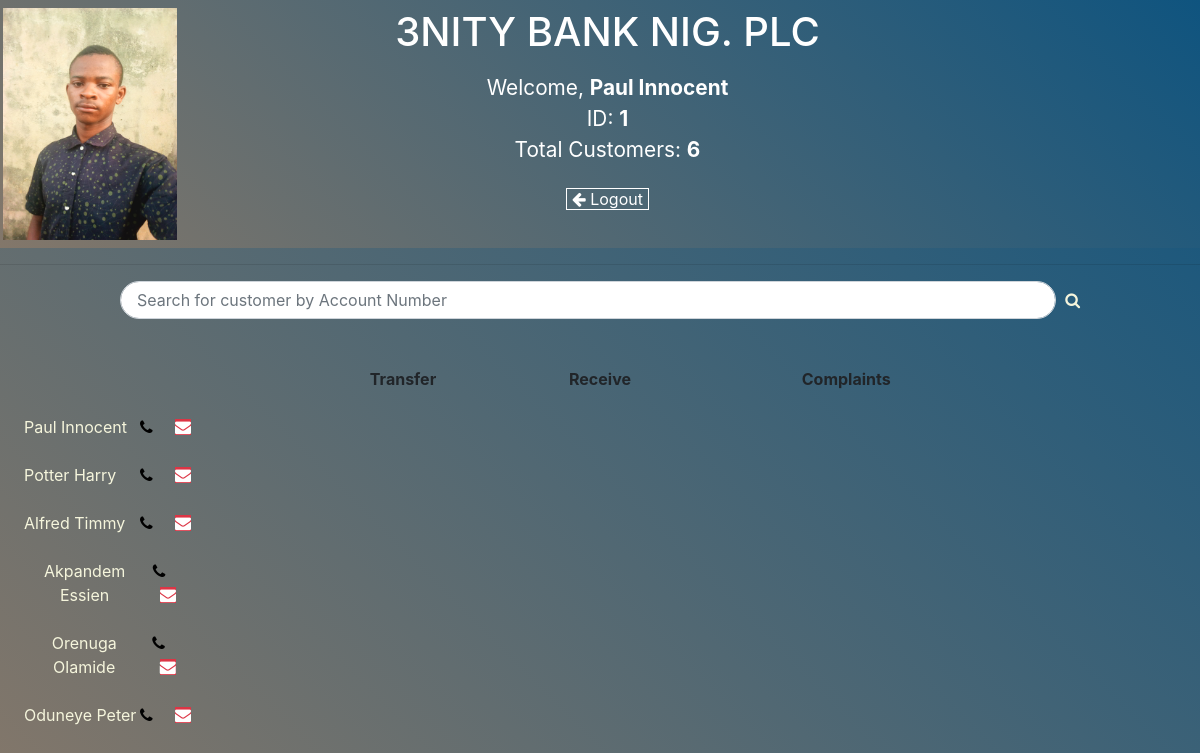
Page /staff (signed in) on the committed database.
### bank/models.py (models this page shows)
class Staff(models.Model):
    user = models.OneToOneField(User, on_delete=models.CASCADE, null=True, blank=True)
    fullName = models.CharField(max_length=200, null=True, blank=True)
    role = models.CharField(max_length=200, default="manager")
    email = models.CharField(max_length=200, null=True)
    whatsappNum = models.CharField(max_length=200, null=True)
    totalCustomer = models.IntegerField(default=0)
    def __str__(self):
        return self.fullName

class Customer(models.Model):
    user = models.OneToOneField(User, on_delete=models.CASCADE, null=True, blank=True)
    manager = models.ForeignKey(Staff, on_delete=models.SET_NULL, null=True, blank=True)
    fname = models.CharField(max_length=200)
    lname = models.CharField(max_length=200)
    email = models.CharField(max_length=200, null=True)
    address = models.CharField(max_length=200, null=True)
    tel = models.CharField(max_length=200, null=True)
    dob = models.CharField(max_length=200, null=True)
    def __str__(self):
        return self.user.username

### bank/views.py (the view)
# urls.py: path('staff', views.staff, name="staff"),
@login_required
def staff(request):
    user=User.objects.get(username=request.user)
    count = Staff.objects.filter(user=user).count()
    if count >= 1:
        staff = Staff.objects.get(user=user)
        customers = Customer.objects.filter(manager= staff)
        context = {"staff":staff, "customers":customers}
        return render(request, 'bank/staff.html', context)
    else:
        return HttpResponseRedirect(reverse('index'))

### bank/templates/bank/staff.html (shortened to what this page needs)
{% load static %}
<!doctype html>
<html lang="en">
<head>
    <link rel="stylesheet" href="https://stackpath.bootstrapcdn.com/bootstrap/4.3.1/css/bootstrap.min.css"
>
    <link rel="stylesheet" href="https://cdnjs.cloudflare.com/ajax/libs/font-awesome/4.7.0/css/font-awesome.min.css">
    <link rel="stylesheet" href="{% static 'bank/css/staff.css' %}">
</head>
<body style="width: 100vw;">
    <header>
        <div class="container-fluid">
            <div class="row" style="margin-right: -35px; margin-left: -35px;">
                <div title="Profile Page" class="col-2 profile-img" style="cursor: pointer;">
                    <img src="{% static 'bank/images/IMG_20200627_181056.jpg' %}" width="100%" height="100%"
                        alt="profile image">
                </div>
                <div class="col-10 header">
                    <center>
                        <h1 class="ptitle" style="margin-bottom: 1rem;">3NITY BANK NIG. PLC</h1>
                        <div title="Profile Page" style="cursor: pointer;">Welcome, <b>{{ staff }}</b></div>
                        <div>ID: <b>{{ staff.id }}</b></div>
                        <div>Total Customers: <b>{{ staff.totalCustomer }}</b></div>
                        <div id="pdToggle" style="margin-top: 1rem;">
                            <a href="/logout" style="color:white; padding: 0 .3rem; border:1px solid; font-size: 1rem;">
                                <i class="fa fa-arrow-left"></i>
                                <span>Logout </span>
                            </a>
                        </div>
                    </center>
                </div>
            </div>
        </div>
    </header>
    <hr>
    <div class="search">
        <form action="" method="GET">
            <div class="form-group d-flex justify-content-center align-items-center">
                <input type="search" placeholder="Search for customer by Account Number"
                    style="border-radius: 30px; outline: none; padding: .3rem 1rem;" name="search-customer"
                    id="search-customer" class="form-control">
                <button type="submit" style="border: none; background: none;"><i class="fa fa-search" style="color: beige;" aria-hidden="true"></i></button>
            </div>
        </form>
    </div>
    <main>
        <div class="container-fluid" style="padding: 2rem 0;">
            <div class="row thead">
                <div class="col-3"></div>
                <div class="col-2"><b>Transfer</b></div>
                <div class="col-2"><b>Receive</b></div>
                <div class="col-3"><b>Complaints</b></div>
            </div>
            <br>
            {% for customer in customers %}
            <div class="row tbody" id="tbody" style="color: white;">
                <div class="col-2" style="color: beige; display: flex; justify-content: space-between;">
                    <span id="user" data-user="{{ customer }}" data-fname="{{ customer.fname }}">{{ customer.lname }} {{ customer.fname }}</span>
                    <span>
                        <a href="tel:{{ customer.tel }}" style="color: black;"><i class="fa fa-phone" aria-hidden="true"></i></a>
                        <a href="mailto:{{ customer }}"><i class="btn-danger fa fa-envelope" aria-hidden="true"></i></a>
                    </span>
                </div>
                <div id="transfer{{ customer.fname }}" class="col-3"></div>
                <div class="col-3" id="receive{{ customer.fname }}"></div>
                <div class="col-4" id="complaints{{ customer.fname }}"></div>
            </div>
            <br>
            {% empty %}
            <div class="d-flex justify-content-center align-items-center"><h1>No Customer Yet!</h1></div>
            {% endfor %}
        </div>
    </main>
</body>
</html>

### bank/static/bank/css/staff.css (style rules this page uses)
*, p { margin: 0; padding: 0; -webkit-box-sizing: border-box; box-sizing: border-box; }
body { position: relative; width: 100vw; overflow-x: hidden; background: linear-gradient(45deg, #83776a, #0f547f); }
header { background: linear-gradient(45deg, #83776a, #0f547f); color: white; padding: 0.5rem; padding-bottom: 0.5rem; }
.header { display: -webkit-box; display: -ms-flexbox; display: flex; -webkit-box-orient: vertical; -webkit-box-direction: normal; -ms-flex-direction: column; flex-direction: column; -webkit-box-align: center; -ms-flex-align: center; align-items: center; font-size: 1.3rem; padding-right: 16.66667% !important; }
.search { padding: 0 10%; }
main { padding: 0 2%; }
.thead div, .tbody div { text-align: center; }

### rows in the picture
Staff: fullName "Paul Innocent", id "1", totalCustomer "6"
Customer: lname "Paul", fname "Innocent"
Customer: lname "Potter", fname "Harry"
Customer: lname "Alfred", fname "Timmy"
Customer: lname "Akpandem", fname "Essien"
Customer: lname "Orenuga", fname "Olamide"
Customer: lname "Oduneye", fname "Peter"
